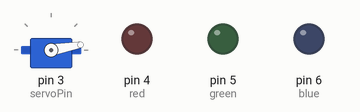
This sketch was run on a simulated Arduino Uno, built with avr-gcc and run on an emulated ATmega328P. Shown: servo, output pins drawn as LEDs (lit = HIGH).

Above: at 0.05 s.
At 5.05 s:
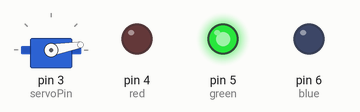
At 7.95 s:
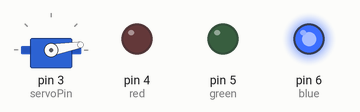
At 9.95 s:
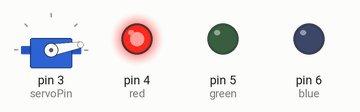
At 15.95 s:
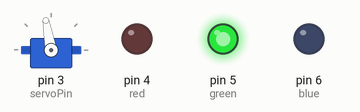
Timing chart, 0 to 20.8 s (numbered marks = the images above):
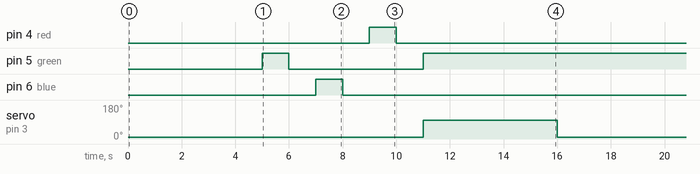

Measured:
- by itself, pin 4 (red), pin 6 (blue): alternates HIGH for 1.0 s and LOW for 15.0 s
- by itself, pin 5 (green): repeats every 16.0 s: LOW 5.0 s, HIGH 11.0 s
- by itself, servo on pin 3 (servoPin): alternates 100° for 5.0 s and 10° for 11.0 s

The sketch:

LedServo.ino
```cpp
// Include the Servo library
#include <Servo.h>

#define red 4
#define green 5
#define blue 6
int servoPin = 3;

// Create a servo object
Servo myServo;
void setup()
{
   // We need to attach the servo to the used pin number
   myServo.attach(servoPin);
   pinMode(red,OUTPUT);
   pinMode(green,OUTPUT);
   pinMode(blue,OUTPUT);
}

void loop()
{


myServo.write(10);
delay (5000);


digitalWrite(green, HIGH);
delay(1000);
digitalWrite(green, LOW);
delay(1000);
digitalWrite(blue, HIGH);
delay(1000);
digitalWrite(blue, LOW);
delay(1000);
digitalWrite(red, HIGH);
delay(1000);
digitalWrite(red, LOW);
delay(1000);
digitalWrite(green, HIGH);

myServo.write(100);
delay(5000);
digitalWrite(red, LOW);

}
```
